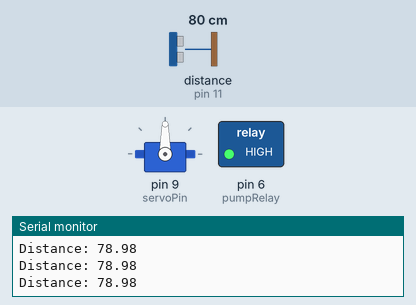
A sketch run on a simulated Arduino Uno, built with avr-gcc and run on an emulated ATmega328P. Shown: servo, switched loads named in the sketch (green lamp = pin HIGH), the last lines printed to the serial monitor. Wiring (inferred from the names in the program): ultrasonic range finder: trigger pin 10; echo pin 11. Dashed ring = blinking. Inputs (shaded band) come from the test bench; at power-on: distance to the obstacle (sensor on pin 11) 80 cm. The echo pulse lasts 58.3 µs per cm; pins used as bus, display or sensor lines are not drawn.

Above: at 1.2 s.
1.3 s: distance to the obstacle (sensor on pin 11) set to 18 cm
2.8 s: distance to the obstacle (sensor on pin 11) set to 14 cm
At 3.6 s:
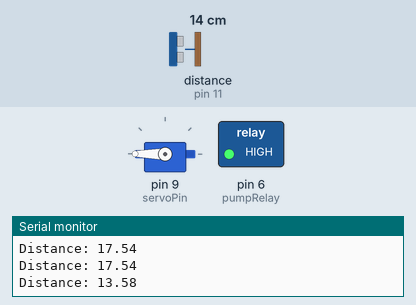
At 8.0 s:
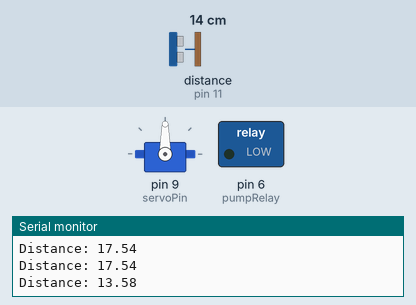
Timing chart, 0 to 10.3 s (numbered marks = the images above; inputs shaded):
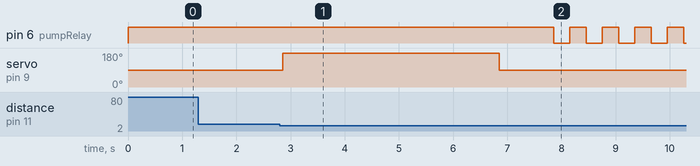

The sketch:

hospitalsystem.ino
```cpp
#include <Servo.h>

Servo myServo;

// Pin definitions
const int trigPin = 10;
const int echoPin = 11;
const int servoPin = 9;
const int pumpRelay = 6;   // relay controlling the pump

long duration;
float distance;

const float threshold = 15.0;

bool cycleRunning = false;   // prevents repeated triggering

// Function to run pump in pulse mode
void runPumpPulse() {

  unsigned long startTime = millis();

  while (millis() - startTime < 10000) {   // run for 10 seconds

    digitalWrite(pumpRelay, LOW);   // Pump ON
    delay(300);

    digitalWrite(pumpRelay, HIGH);  // Pump OFF
    delay(300);
  }

  digitalWrite(pumpRelay, HIGH); // ensure pump is OFF
}

void setup() {

  pinMode(trigPin, OUTPUT);
  pinMode(echoPin, INPUT);
  pinMode(pumpRelay, OUTPUT);

  digitalWrite(pumpRelay, HIGH); // relay OFF

  myServo.attach(servoPin);
  myServo.write(90); // initial position

  Serial.begin(9600);
}

void loop() {

  // Trigger ultrasonic sensor
  digitalWrite(trigPin, LOW);
  delayMicroseconds(2);

  digitalWrite(trigPin, HIGH);
  delayMicroseconds(10);
  digitalWrite(trigPin, LOW);

  duration = pulseIn(echoPin, HIGH);
  distance = duration * 0.034 / 2;

  Serial.print("Distance: ");
  Serial.println(distance);

  if (distance > 0 && distance <= threshold && !cycleRunning) {

    cycleRunning = true;

    // Open lid
    myServo.write(180);
    delay(4000);   // time to drop clothes

    // Close lid
    myServo.write(90);
    delay(1000);

    // Run disinfectant pump
    runPumpPulse();

    // Allow collection
    delay(5000);
  }

  // Reset system only when person leaves
  if (distance > threshold && cycleRunning) {
    cycleRunning = false;
    Serial.println("System Reset");
  }

  delay(200);
}
```

Measured:
- the behaviour switches between 16 and 15 cm on distance to the obstacle (sensor on pin 11) (found by bisection; images 0 and 1)
- after the input at 2.8 s, pin 6 (pumpRelay): alternates HIGH for 0.30 s and LOW for 0.30 s, starting after 5.1 s; servo on pin 9 (servoPin): 90° → 180° after 0.06 s, → 90° 4.0 s later
